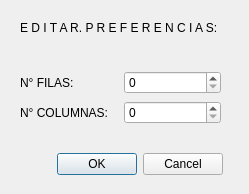
<?xml version="1.0" encoding="UTF-8"?>
<ui version="4.0">
 <class>FilasColumnas</class>
 <widget class="QWidget" name="FilasColumnas">
  <property name="geometry">
   <rect>
    <x>0</x>
    <y>0</y>
    <width>249</width>
    <height>194</height>
   </rect>
  </property>
  <property name="windowTitle">
   <string>Form</string>
  </property>
  <widget class="QLabel" name="label">
   <property name="geometry">
    <rect>
     <x>20</x>
     <y>20</y>
     <width>291</width>
     <height>16</height>
    </rect>
   </property>
   <property name="text">
    <string>E D I T A R. P R E F E R E N C I A S:</string>
   </property>
  </widget>
  <widget class="QDialogButtonBox" name="btn_Crear">
   <property name="geometry">
    <rect>
     <x>30</x>
     <y>150</y>
     <width>193</width>
     <height>28</height>
    </rect>
   </property>
   <property name="standardButtons">
    <set>QDialogButtonBox::Cancel|QDialogButtonBox::Ok</set>
   </property>
  </widget>
  <widget class="QWidget" name="">
   <property name="geometry">
    <rect>
     <x>20</x>
     <y>70</y>
     <width>201</width>
     <height>55</height>
    </rect>
   </property>
   <layout class="QHBoxLayout" name="horizontalLayout">
    <item>
     <layout class="QVBoxLayout" name="verticalLayout">
      <item>
       <widget class="QLabel" name="label_2">
        <property name="text">
         <string>N° FILAS:</string>
        </property>
       </widget>
      </item>
      <item>
       <widget class="QLabel" name="label_3">
        <property name="text">
         <string>N° COLUMNAS:</string>
        </property>
       </widget>
      </item>
     </layout>
    </item>
    <item>
     <layout class="QVBoxLayout" name="verticalLayout_2">
      <item>
       <widget class="QSpinBox" name="spinFila"/>
      </item>
      <item>
       <widget class="QSpinBox" name="spinColum"/>
      </item>
     </layout>
    </item>
   </layout>
  </widget>
 </widget>
 <resources/>
 <connections/>
</ui>
